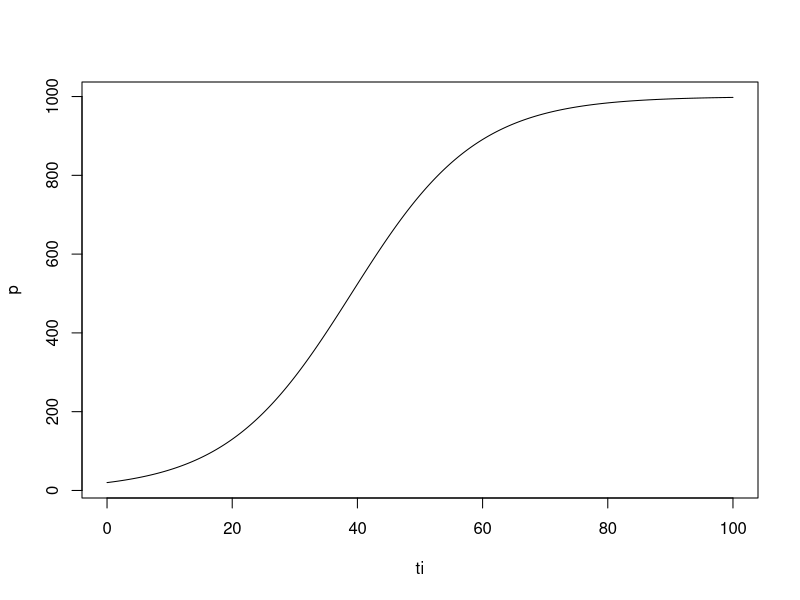

Generate this figure with R:
sl= 100
r = 0.1
dt = 0.1
ni = sl/dt
p = vector(length=ni)
p[1] = 20
ti=c(1:ni)
ti[1]=0
M=1000

for (i in 1:ni){
 p[i+1] = p[i] + (r*p[i])*dt - (r*p[i]/M)*p[i]*dt
  ti[i+1] = i*dt
}

plot(ti,p,type = "l",cex=1.5)